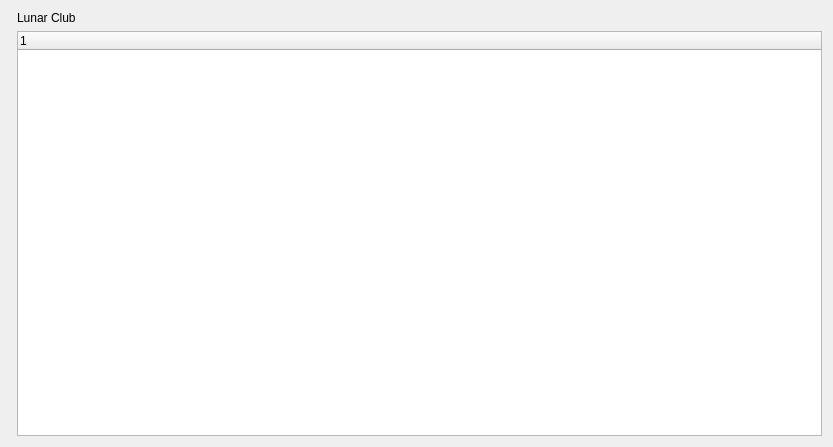
<?xml version="1.0" encoding="UTF-8"?>
<ui version="4.0">
 <class>LunarClubTabWidget</class>
 <widget class="QWidget" name="LunarClubTabWidget">
  <property name="geometry">
   <rect>
    <x>0</x>
    <y>0</y>
    <width>833</width>
    <height>447</height>
   </rect>
  </property>
  <property name="windowTitle">
   <string/>
  </property>
  <layout class="QHBoxLayout" name="horizontalLayout">
   <item>
    <widget class="QWidget" name="lunarSpecialWidget" native="true"/>
   </item>
   <item>
    <layout class="QVBoxLayout" name="verticalLayout">
     <item>
      <widget class="QLabel" name="lunar_club_label">
       <property name="text">
        <string>Lunar Club</string>
       </property>
      </widget>
     </item>
     <item>
      <widget class="QTreeWidget" name="lunar_club_tree">
       <property name="minimumSize">
        <size>
         <width>400</width>
         <height>400</height>
        </size>
       </property>
       <column>
        <property name="text">
         <string notr="true">1</string>
        </property>
       </column>
      </widget>
     </item>
    </layout>
   </item>
  </layout>
 </widget>
 <resources/>
 <connections/>
</ui>
